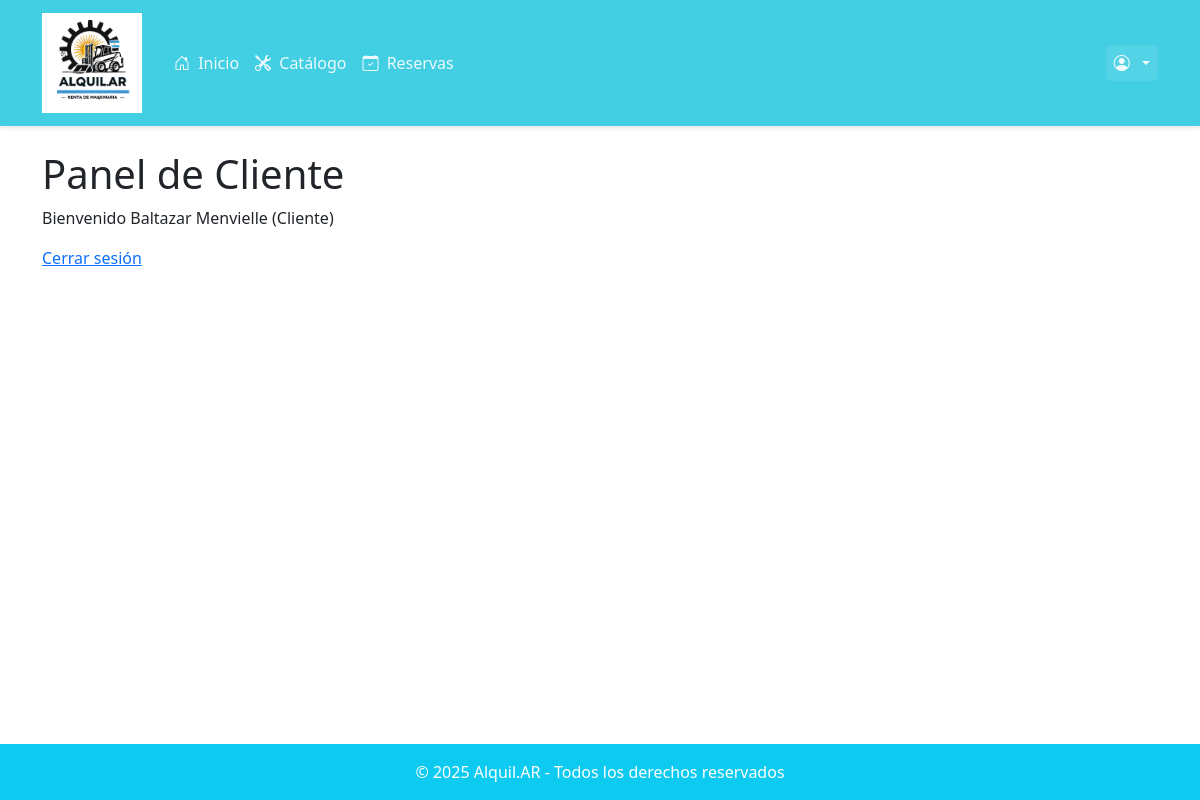
The app's page /usuarios/cliente/panel/ (signed in), older data.
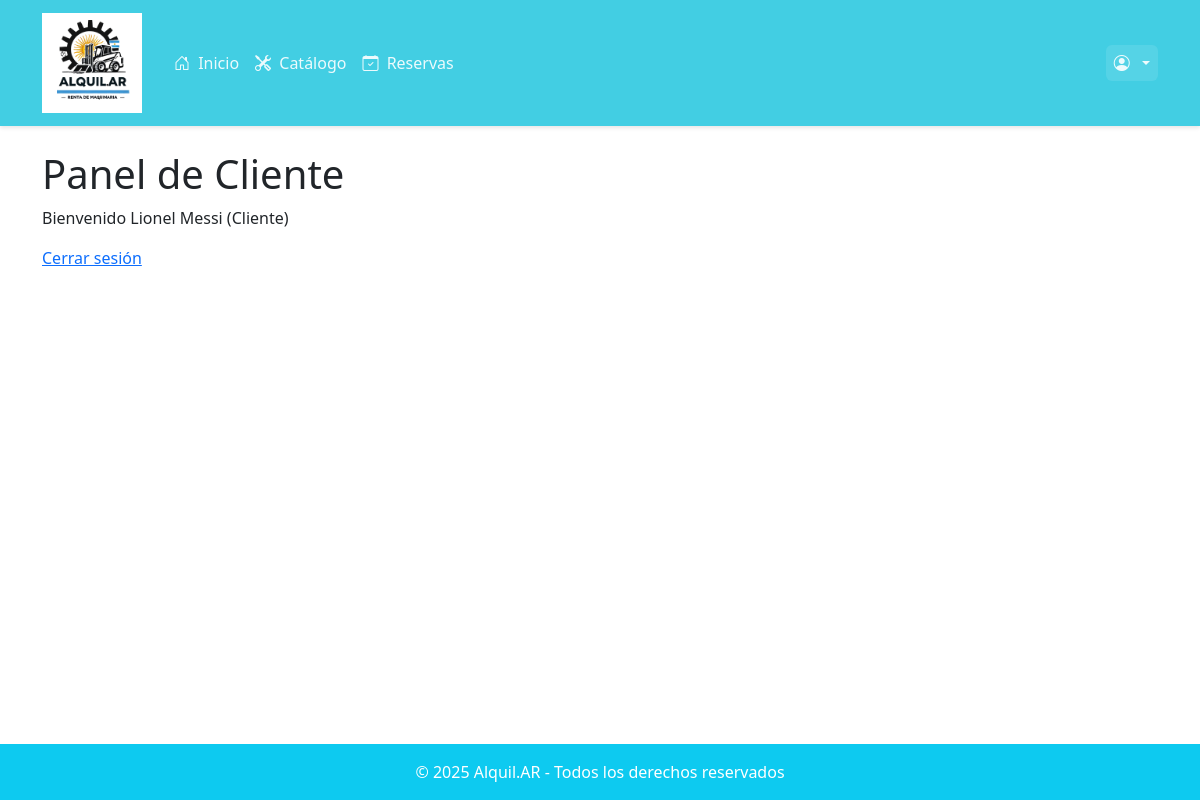
The same page, newer data.
### usuarios/models.py (models this page shows, shortened)
class Usuario(AbstractUser):
    TIPO_CHOICES = [
        ('CLIENTE', 'Cliente'),
        ('EMPLEADO', 'Empleado'),
        ('ADMIN', 'Administrador'),
    ]
    nombre = models.CharField(max_length=200)
    tipo = models.CharField(
        max_length=10,
        choices=TIPO_CHOICES,
        default='CLIENTE',
        verbose_name="Tipo de usuario"
    )
    dni = models.CharField(max_length=20, unique=True)
    email = models.CharField(max_length=200, unique=True)
    telefono = models.CharField(max_length=20)
    fecha_nacimiento = models.DateField()
    sucursal = models.ForeignKey(Sucursal, on_delete=models.SET_NULL, null=True, blank=True)
    calificacion = models.FloatField(
        default=5.0,
        verbose_name="Calificación del cliente",
        help_text="Calificación del cliente en escala de 0.5 a 5 estrellas"
    )
    token_2fa = models.CharField(
        max_length=6,
        null=True,
        blank=True,
        verbose_name="Token de verificación"
    )
    token_2fa_timestamp = models.DateTimeField(
        null=True,
        blank=True,
        verbose_name="Timestamp del token"
    )
    reset_token = models.CharField(
        max_length=64,
        null=True,
        blank=True,
        verbose_name="Token de recuperación"
    )
    reset_token_timestamp = models.DateTimeField(
        null=True,
        blank=True,
        verbose_name="Timestamp del token de recuperación"
    )
    reset_token_used = models.BooleanField(
        default=False,
        verbose_name="Token usado"
    )

### usuarios/decorators.py (the view)
    def wrapper(request, *args, **kwargs):
        if request.user.is_authenticated and request.user.tipo == 'CLIENTE':
            return view_func(request, *args, **kwargs)
        messages.error(request, "No tenés permiso para acceder a esta sección.")
        return redirect('home')

### usuarios/views.py (called while the page is built)
@login_required
@solo_cliente
def cliente_panel_view(request):
    return render(request, 'usuarios/cliente_panel.html')

### usuarios/templates/usuarios/cliente_panel.html (shortened to what this page needs)
{% extends 'base.html' %}
{% block content %}
<h1>Panel de Cliente</h1>
<p>Bienvenido {{ user.nombre }} ({{ user.get_tipo_display }})</p>
<a href="{% url 'logout' %}">Cerrar sesión</a>
{% endblock %}

Row changes from the older to the newer data that the page shows:
changed Usuario "Cliente": nombre "Baltazar Menvielle" → "Lionel Messi"
